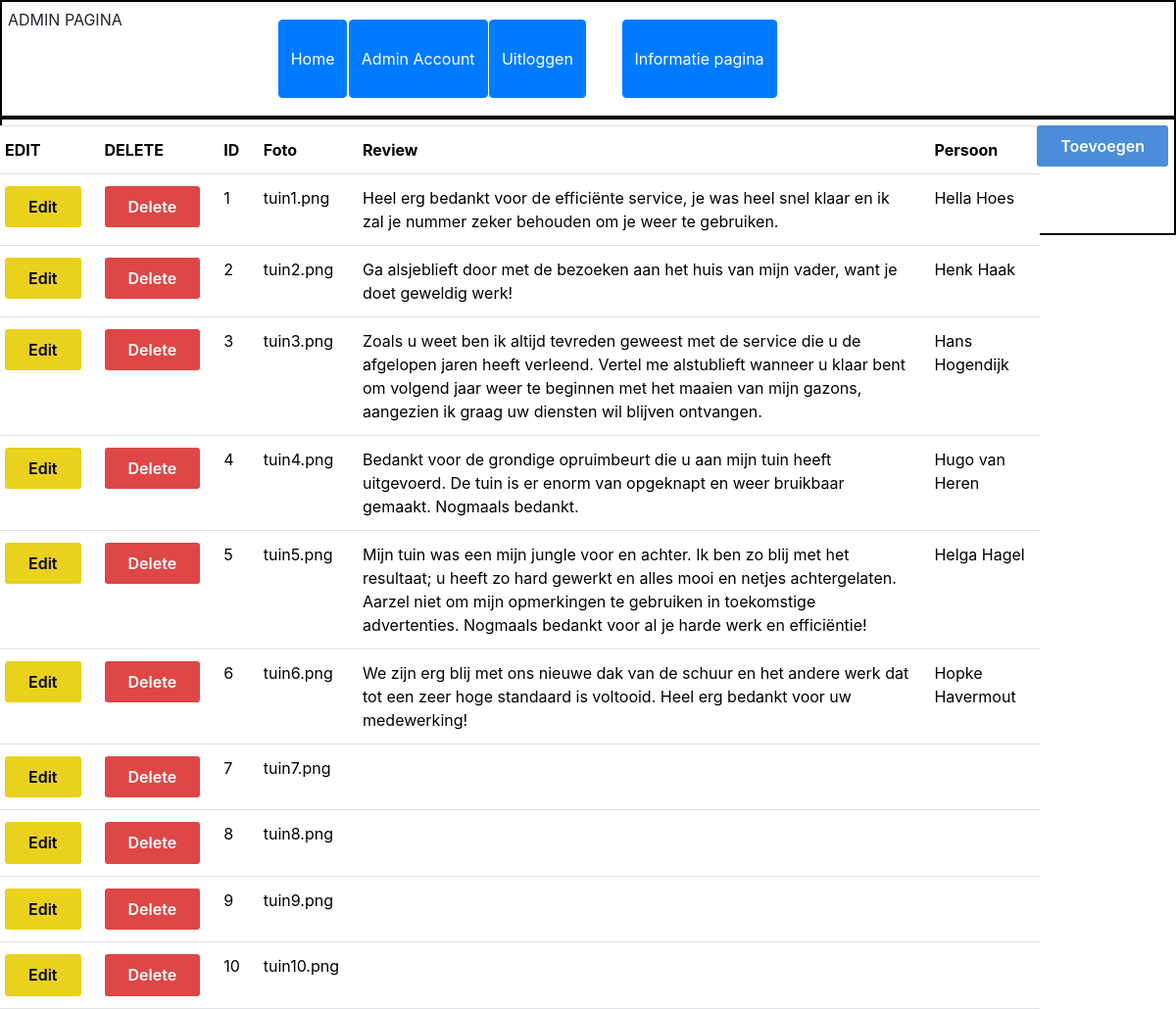
Page /admin/admin_account.php (signed in) on the committed database.
### tables this page shows
CREATE TABLE `hoofdpagina` (
  `id` int(11) NOT NULL,
  `foto` varchar(255) NOT NULL,
  `review` text NOT NULL,
  `persoon` varchar(255) NOT NULL
);

### admin/admin_account.php (the view, shortened to what this page needs)
<?php
    include('core/headeradmin.php');
?>
<div class="header">
    <head>
        <link rel="stylesheet" href="../assets/css/style.css">
    </head>
    <div class="row">
        <table class="table">
            <tr>
                <th>EDIT</th>
                <th>DELETE</th>
                <th>ID</th>
                <th>Foto</th>
                <th>Review</th>
                <th>Persoon</th>
            </tr>
            <?php
            $sql = "SELECT id, foto, review, persoon FROM hoofdpagina ORDER BY id ASC";
            $liqry = $con->prepare($sql);
            if ($liqry === false) {
                echo mysqli_error($con);
            } else {
                $liqry->bind_result($id, $foto, $review, $persoon);
                if ($liqry->execute()) {
                    $liqry->store_result();
                    while ($liqry->fetch()) {
                        ?>
                        <tr>
                            <td><a href="edit.php?id=<?php echo $id; ?>"><button class="button1">Edit</button></a></td>
                            <td><a href="delete.php?id=<?php echo $id; ?>"><button class="button2">Delete</button></a></td>
                            <td><?php echo $id; ?></td>
                            <td><?php echo $foto; ?></td>
                            <td><?php echo $review; ?></td>
                            <td><?php echo $persoon; ?></td>
                        </tr>
                        <?php
                    }
                }
            }
            ?>
        </table>
    </div>
    <div class="row">
        <div class="col-12">
            <a href="add.php"><button class="button3">Toevoegen</button></a>
        </div>
    </div>
<?php
    include('core/footeradmin.php');
?>

### assets/css/login.css (style rules this page uses)
.button1 { display: inline-block; outline: none; cursor: pointer; font-weight: 600; border-radius: 3px; padding: 12px 24px; border: 0; color: #000021; background: #e9d11d; line-height: 1.15; font-size: 16px; }
.button2 { display: inline-block; outline: none; cursor: pointer; font-weight: 600; border-radius: 3px; padding: 12px 24px; border: 0; color: #ffffff; background: #df4646; line-height: 1.15; font-size: 16px; }
.button3 { display: inline-block; outline: none; cursor: pointer; font-weight: 600; border-radius: 3px; padding: 12px 24px; border: 0; color: #ffffff; background: #4b8dd8; line-height: 1.15; font-size: 16px; width: 100%; margin-bottom: 10px; }

### assets/css/style.css (style rules this page uses)
.header { display: flex; width: 100vw; height: 15vh; border: .2vw solid black; gap: 1vw; padding: .5vw; }

### rows in the picture
hoofdpagina: id "1", foto "tuin1.png", review "Heel erg bedankt voor de efficiënte service, je was heel snel klaar en ik zal je nummer zeker behouden om je weer te gebruiken.", persoon "Hella Hoes"
hoofdpagina: id "2", foto "tuin2.png", review "Ga alsjeblieft door met de bezoeken aan het huis van mijn vader, want je doet geweldig werk!", persoon "Henk Haak"
hoofdpagina: id "3", foto "tuin3.png", review "Zoals u weet ben ik altijd tevreden geweest met de service die u de afgelopen jaren heeft verleend. Vertel me alstublieft wanneer u klaar bent om volgend jaar weer te beginnen met het maaien van mijn gazons, aangezien ik graag uw diensten wil blijven ontvangen.", persoon "Hans Hogendijk"
hoofdpagina: id "4", foto "tuin4.png", review "Bedankt voor de grondige opruimbeurt die u aan mijn tuin heeft uitgevoerd. De tuin is er enorm van opgeknapt en weer bruikbaar gemaakt. Nogmaals bedankt.", persoon "Hugo van Heren"
hoofdpagina: id "5", foto "tuin5.png", review "Mijn tuin was een mijn jungle voor en achter. Ik ben zo blij met het resultaat; u heeft zo hard gewerkt en alles mooi en netjes achtergelaten. Aarzel niet om mijn opmerkingen te gebruiken in toekomstige advertenties. Nogmaals bedankt voor al je harde werk en efficiëntie!", persoon "Helga Hagel"
hoofdpagina: id "6", foto "tuin6.png", review "We zijn erg blij met ons nieuwe dak van de schuur en het andere werk dat tot een zeer hoge standaard is voltooid. Heel erg bedankt voor uw medewerking!", persoon "Hopke Havermout"
hoofdpagina: id "7", foto "tuin7.png"
hoofdpagina: id "8", foto "tuin8.png"
hoofdpagina: id "9", foto "tuin9.png"
hoofdpagina: id "10", foto "tuin10.png"
